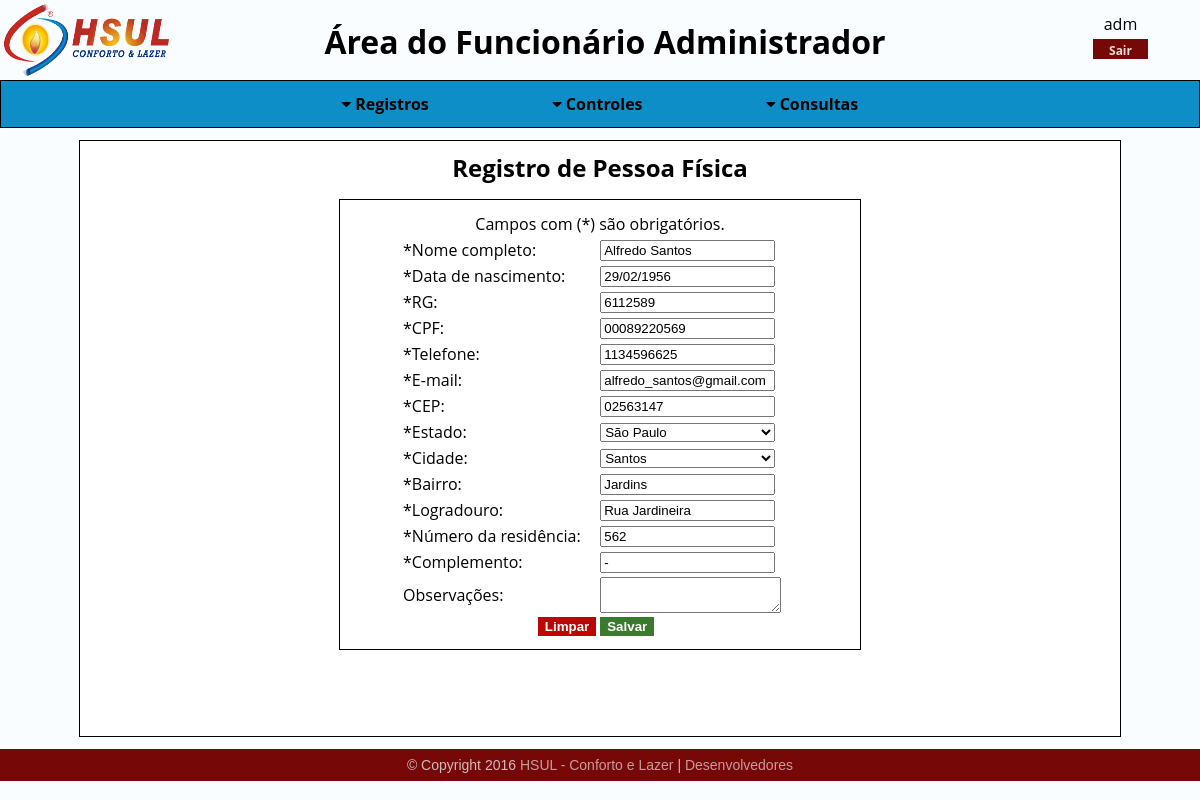
The page /sistema/hs_menu_funcionarios.php?pasta=clientes/fisicos/registros/&arq=hs_fmupd_fisicos&ext=php&fisicos_id=000005&clientes_id=000005 (signed in) on the database its author committed.
### tables this page shows
CREATE TABLE `clientesfisicos` (
  `id` int(6) UNSIGNED ZEROFILL NOT NULL COMMENT ' Identificador único para cada atributo, não havendo possibilidade de repetição.\n',
  `clientes_id` int(6) UNSIGNED ZEROFILL NOT NULL COMMENT 'Chave estrangeira vinda da tabela de clientes para conectar as informações. ',
  `data_nascimento` date NOT NULL COMMENT 'Campo para data de nascimento do cliente físico.',
  `rg` varchar(20) NOT NULL COMMENT 'Campo para Registro Geral (RG) do cliente físico.',
  `cpf` bigint(11) UNSIGNED ZEROFILL NOT NULL COMMENT 'Campo para Cadastro de Pessoa Física do cliente.',
  `telefone` bigint(15) UNSIGNED NOT NULL COMMENT 'Campo para telefone do cliente físico, para entrar em contato com o mesmo.',
  `email` varchar(70) NOT NULL COMMENT 'Campo para e-mail do cliente físico para, também, entrar em contato com o mesmo.',
  `numero_residencia` int(5) UNSIGNED NOT NULL COMMENT 'Campo para o número da residência do cliente físico, provendo a localização do mesmo.'
);

CREATE TABLE `clientes` (
  `id` int(6) UNSIGNED ZEROFILL NOT NULL COMMENT 'Identificador único para cada atributo, não havendo possibilidade de repetição.',
  `cidades_id` int(6) UNSIGNED ZEROFILL NOT NULL COMMENT 'Chave estrangeira vinda da tabela de cidades para conectar as informações. ',
  `nome` varchar(45) NOT NULL COMMENT 'Campo para o nome do cliente, seja ele físico ou jurídico.',
  `cep` int(8) UNSIGNED ZEROFILL NOT NULL COMMENT 'Campo para o CEP do cliente, seja ele físico ou jurídico, provendo informações para a localização do mesmo.',
  `bairro` varchar(30) NOT NULL COMMENT 'Campo para o bairro do cliente, seja ele físico ou jurídico, provendo informações para a localização do mesmo.',
  `logradouro` varchar(45) NOT NULL COMMENT 'Campo para a rua do cliente, seja ele físico ou jurídico, provendo informações para a localização do mesmo.',
  `complemento` varchar(20) NOT NULL COMMENT 'Campo para o complemento da residência do cliente, seja ele físico ou jurídico.',
  `observacoes` text COMMENT 'Campo para as observações sobre o cliente, seja ele físico ou jurídico.'
);

### sistema/clientes/fisicos/registros/hs_fmupd_fisicos.php (the view, shortened to what this page needs)
<h2>Registro de Pessoa Física</h2>
<?php
  $g_fisicos_id = $_GET['fisicos_id'];
    $hs_sel_fisicos = "SELECT clientesfisicos.id AS id_fisicos, clientes.nome, clientesfisicos.data_nascimento, clientesfisicos.rg, clientesfisicos.cpf, clientesfisicos.telefone, clientesfisicos.email, clientes.cep, clientes.bairro, clientes.logradouro, clientesfisicos.numero_residencia, clientes.complemento, clientes.observacoes, clientes.cidades_id AS cidades_id, estados.id AS id_estados FROM clientesfisicos INNER JOIN clientes ON clientesfisicos.clientes_id=clientes.id INNER JOIN cidades ON clientes.cidades_id=cidades.id INNER JOIN estados ON cidades.estados_id=estados.id WHERE clientesfisicos.id='".$g_fisicos_id."'";
    $hs_sel_fisicos_preparado = $conexaobd->prepare($hs_sel_fisicos);
    $hs_sel_fisicos_preparado->execute();
    $hs_sel_fisicos_dados = $hs_sel_fisicos_preparado->fetch();
    $data = explode("-", $hs_sel_fisicos_dados['data_nascimento']);
?>
<div>
  <div class="registros">
    <form name="frmaltfisico" method="POST" action="?pasta=clientes/fisicos/registros/&arq=hs_upd_fisicos&ext=php" onsubmit="return validacaoaltfisico()">
    <table>
      <tr>
        <td colspan="2" class="obg">Campos com (*) são obrigatórios.</td>
      </tr>
      <tr>
        <td>*Nome completo:</td>
        <td> <input type="text" name="txtnome" value="<?php echo $hs_sel_fisicos_dados['nome']; ?>" maxlength="45"/> </td>
      </tr>
      <tr>
        <td>*Data de nascimento:</td>
        <td> <input type="text" name="txtdata" value="<?php echo $data['2']."/".$data['1']."/".$data['0']; ?>"  readonly='readonly' id="datepicker" maxlength="45"/> </td>
      </tr>
      <tr>
        <td>*RG:</td>
        <td> <input type="text" name="txtrg" value="<?php echo $hs_sel_fisicos_dados['rg']; ?>" maxlength="20"/> </td>
      </tr>
      <tr>
        <td>*CPF:</td>
        <td> <input type="text" name="txtcpf" value="<?php echo $hs_sel_fisicos_dados['cpf']; ?>" maxlength="15"/> </td>
      </tr>
      <tr>
        <td>*Telefone:</td>
        <td> <input type="text" name="txttelefone" value="<?php echo $hs_sel_fisicos_dados['telefone']; ?>" maxlength="70"/> </td>
      </tr>
      <tr>
        <td>*E-mail:</td>
        <td> <input type="text" name="txtemail" value="<?php echo $hs_sel_fisicos_dados['email']; ?>" maxlength="100"/> </td>
      </tr>
      <tr>
        <td>*CEP:</td>
        <td> <input type="text" name="txtcep" value="<?php echo $hs_sel_fisicos_dados['cep']; ?>" maxlength="10"/> </td>
      </tr>
      <tr>
        <td>*Estado:</td>
        <td>
          <select name="selestado" id="selestado" onchange="mostraCidades()">
            <?php
            $hs_sel_estados = "SELECT * FROM estados";
            $hs_sel_estados_preparado = $conexaobd->prepare($hs_sel_estados);
            $hs_sel_estados_preparado->execute();
            while($hs_sel_estados_dados = $hs_sel_estados_preparado->fetch()){
              $id_estados = $hs_sel_estados_dados['id'];
              $nome_estados = $hs_sel_estados_dados['nome'];
              if($id_estados==$hs_sel_fisicos_dados['id_estados']){
                echo "<option selected value='".$id_estados."'>".$nome_estados."</option>";
              }else{
                echo "<option value='".$id_estados."'>".$nome_estados."</option>";
              }
            }
            ?>
          </select>
        </td>
      </tr>
      <tr>
        <td>*Cidade:</td>
        <td>
          <select name="selcidade" id="selcidade">
            <?php
            $hs_sel_cidades = "SELECT * FROM cidades WHERE estados_id='".$hs_sel_fisicos_dados['id_estados']."'";
            $hs_sel_cidades_preparado = $conexaobd->prepare($hs_sel_cidades);
            $hs_sel_cidades_preparado->execute();
            while($hs_sel_cidades_dados = $hs_sel_cidades_preparado->fetch()){
              $id_cidades = $hs_sel_cidades_dados['id'];
              $nome_cidades = $hs_sel_cidades_dados['nome'];
              if($id_cidades==$hs_sel_fisicos_dados['cidades_id']){
                echo "<option selected value='".$id_cidades."'>".$nome_cidades."</option>";
              }else{
                echo "<option value='".$id_cidades."'>".$nome_cidades."</option>";
              }
            }
            ?>
          </select>
        </td>
      </tr>
      <tr>
        <td>*Bairro:</td>
        <td> <input type="text" name="txtbairro" value="<?php echo $hs_sel_fisicos_dados['bairro']; ?>" maxlength="30"/> </td>
      </tr>
      <tr>
        <td>*Logradouro:</td>
        <td> <input type="text" name="txtlogradouro" value="<?php echo $hs_sel_fisicos_dados['logradouro']; ?>" maxlength="45"/> </td>
      </tr>
      <tr>
        <td>*Número da residência:</td>
        <td> <input type="text" name="txtnresidencia" value="<?php echo $hs_sel_fisicos_dados['numero_residencia']; ?>" maxlength="5"/> </td>
      </tr>
      <tr>
        <td>*Complemento:</td>
        <td> <input type="text" name="txtcomplemento" value="<?php echo $hs_sel_fisicos_dados['complemento']; ?>" maxlength="20"/> </td>
      </tr>
      <tr>
        <td>Observações:</td>
        <td><textarea name="txaobservacoes" value="value="<?php echo $hs_sel_fisicos_dados['observacoes']; ?>""></textarea></td>
      </tr>
      <tr align="center">
        <td>
          <button type="reset">Limpar</button>
        </td>
        <td>
          <button type="submit" name="btnsalvar">Salvar</button>
        </td>
      </tr>
    </table>
  </form>
  </div>
</div>

### layout/css/hsul_backend_css.css (style rules this page uses)
* { margin: 0; }
html { height: 100%; width: 100%; }
body { background-color: #f9fdff; height: 100%; width: 100%; }
h2 { text-align: center; }
.obg { text-align: center; }
.registros { padding: 10px; border: 1px solid; width: 500px; justify-content: center; margin: 0 auto; margin-top: 15px; }
.registros select { width: 175px; }
.registros input { width: 175px; }
.registros table { margin: 0 auto; width: 400px; }
.registros td { min-width: 170px; }
.registros button[type=submit] { background-color: #3a7a2f; border: 1px solid #3a7a2f; color: #fff; font-weight: bold; cursor: pointer; float: left; }
.registros button[type=reset] { background-color: #bd0602; border: 1px solid #bd0602; color: #fff; font-weight: bold; cursor: pointer; float: right; }

### rows shown on the page
clientesfisicos: txtnome "Alfredo Santos", txtdata "29/02/1956", txtrg "6112589", txtcpf "00089220569", txttelefone "1134596625", txtemail "alfredo_santos@gmail.com", txtcep "02563147", txtbairro "Jardins", txtlogradouro "Rua Jardineira", txtnresidencia "562", txtcomplemento "-"

### other values the page prints
$_SESSION['usuario'] "adm"
$funcionario "Administrador"
form field selestado "São Paulo"
form field selcidade "Santos"
